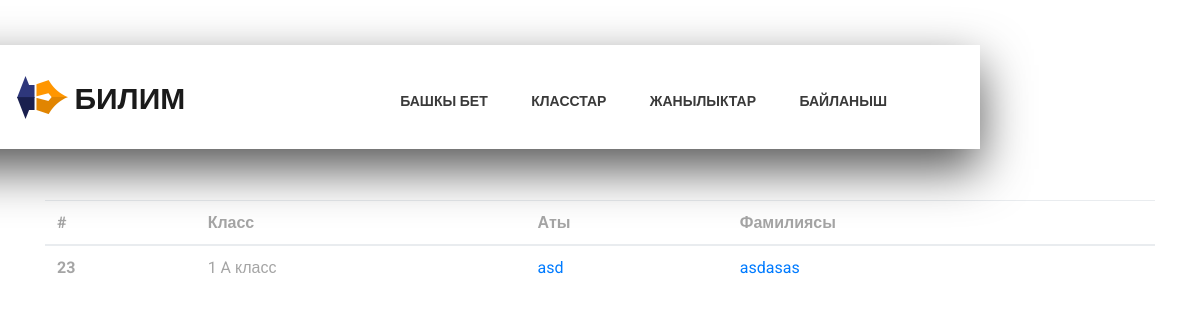
The page /students/2 on the database as committed earlier.
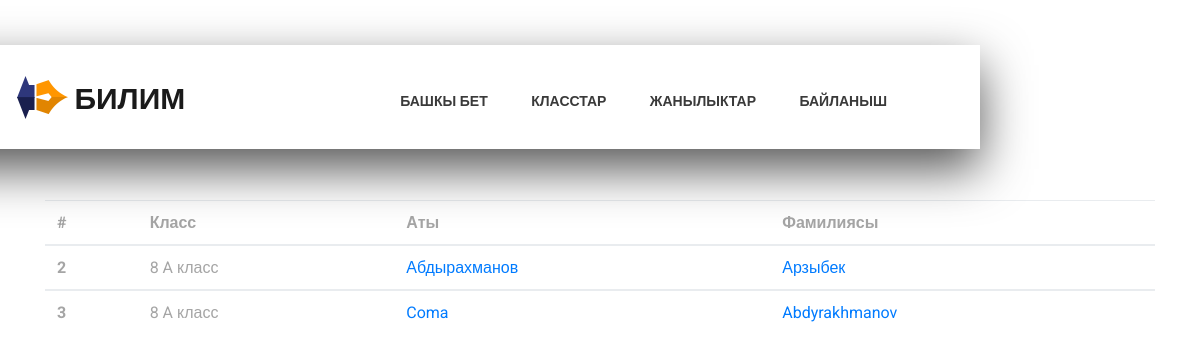
The same page on the database as committed later.
### home/models.py (models this page shows, shortened)
class Student(models.Model):
    gender_choices = [('А', 'Аял'), ('Э', 'Эркек')]
    gender = models.CharField(
        choices=gender_choices,
        max_length=10,
        default=None,
        null=True,
        verbose_name="Жынысы"
        )
    first_name = models.CharField(
        max_length=250,
        verbose_name="Аты"
        )
    last_name = models.CharField(
        max_length=250,
        verbose_name="Фамилиясы"
        )
    fathers_name = models.CharField(
        max_length=250,
        verbose_name="Атасынын аты"
        )
    mothers_name = models.CharField(
        max_length=250,
        verbose_name="Апасынын аты"
        )
    date_birth = models.DateField(
        verbose_name="туулган датасы",
        auto_now_add=False
        )
    photo = models.ImageField(upload_to='images/students')
    l_class = models.ForeignKey(
        List,
        on_delete=models.CASCADE,
        blank=True,
        null=True ,
        related_name='students',
        verbose_name="Класс"
        )
    phone_number = models.CharField(
        max_length=12,
        null=True,
        verbose_name="телефон"
        )
    class Meta:
        verbose_name = "Окуучу"
        verbose_name_plural = 'Окуучулар'
        ordering = ['id']

class List(models.Model):
    choice_class = [('1', '1'), ('2', '2'), ('3', '3'), ('4', '4'),
                    ('5', '5'), ('6', '6'), ('7', '7'), ('8', '8'),
                    ('9', '9'), ('10', '10'), ('11', '11')]
    list_class = models.CharField(choices=choice_class, max_length=10, default=None, null=True, verbose_name="Класс")
    name = [('A', 'А'), ('Б', 'Б')]
    letter_class = models.CharField(choices=name, max_length=10, default=None, null=True)
    class Meta:
        verbose_name = "класс кошуу"
        verbose_name_plural = 'класстарды кошуу'
        ordering = ['-id']
    def __str__(self):
        return f'{self.list_class} {self.letter_class} класс'

### home/views.py (the view)
# urls.py: path('students/<int:pk>', views.studentlist, name='students'),
def studentlist(request, pk):
    students = Student.objects.all()
    return render(request, 'students.html', {'students': students})

### templates/students.html
{% extends 'base.html' %}
{% load static %}
	{% block content %}
	<section class="ftco-section" style="margin-top:200px;">
		<div class="container">
			<div class="row">
				<div class="col-md-12">
						<table class="table table-responsive-sm table-responsive-md table-responsive-lg table-responsive-xl">
							<thead class="thead-primary">
								<tr>
									<th>#</th>
									<th>Класс</th>
									<th>Аты</th>
									<th>Фамилиясы</th>
								</tr>
							</thead>
							{% for student in students %}
							<tbody>
								<tr>
									<th scope="row">{{ student.id }}</th>
									<td>{{ student.l_class }}</td>
									<td><a href="{% url 'student' pk=student.id %}">{{ student.first_name }}</a></td>
									<td><a href="{% url 'student' pk=student.id %}">{{ student.last_name }}</a></td>
								</tr>
							</tbody>
							{% endfor %}
						</table>
				</div>
			</div>
		</div>
	</section>
{% endblock %}

Rows that differ between the two databases and show on the page:
removed Student: id "23", l_class "1 A класс", first_name "asd", last_name "asdasas"
added Student: id "2", l_class "8 A класс", first_name "Абдырахманов", last_name "Арзыбек"
added Student: id "3", l_class "8 A класс", first_name "Coma", last_name "Abdyrakhmanov"
